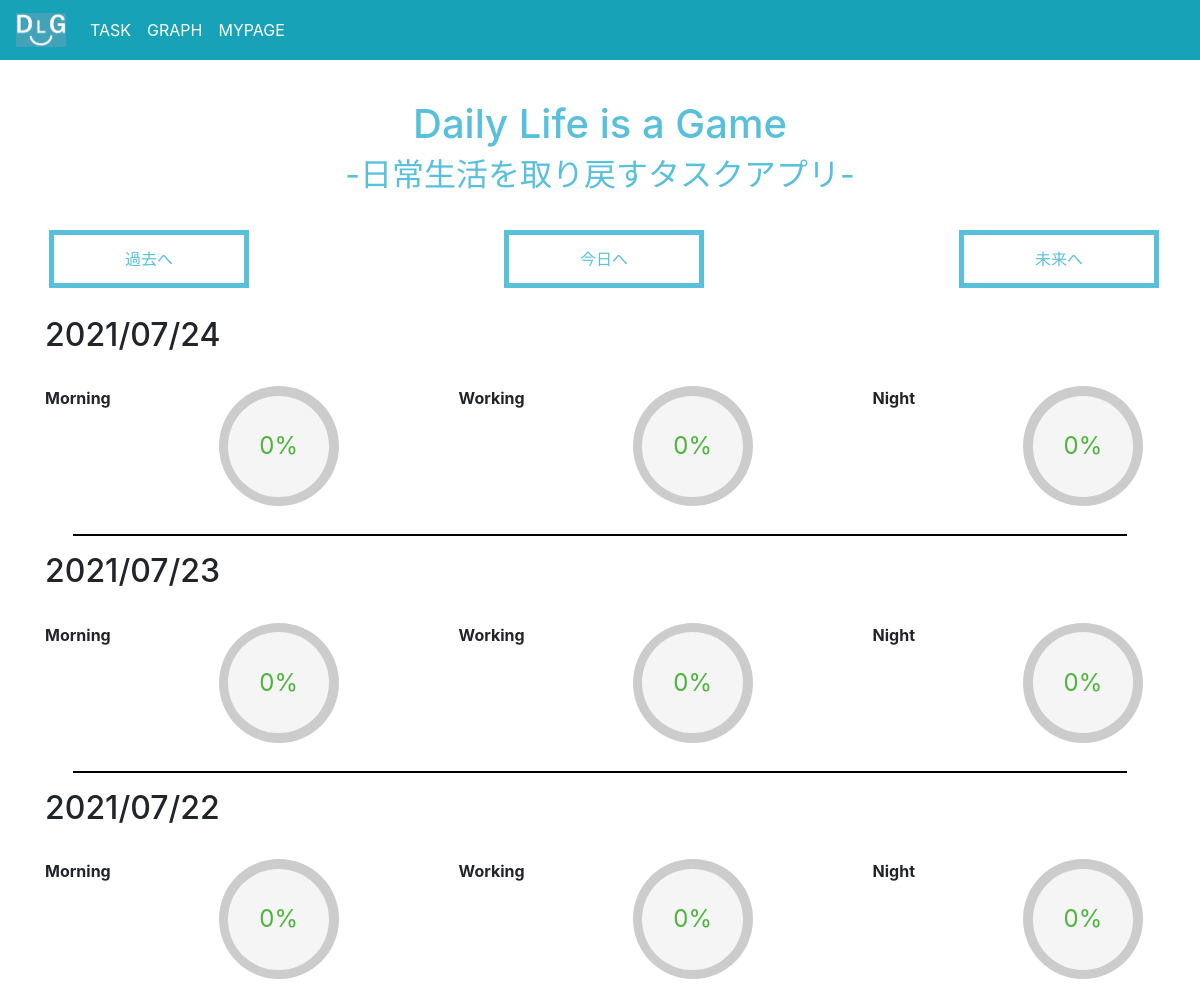
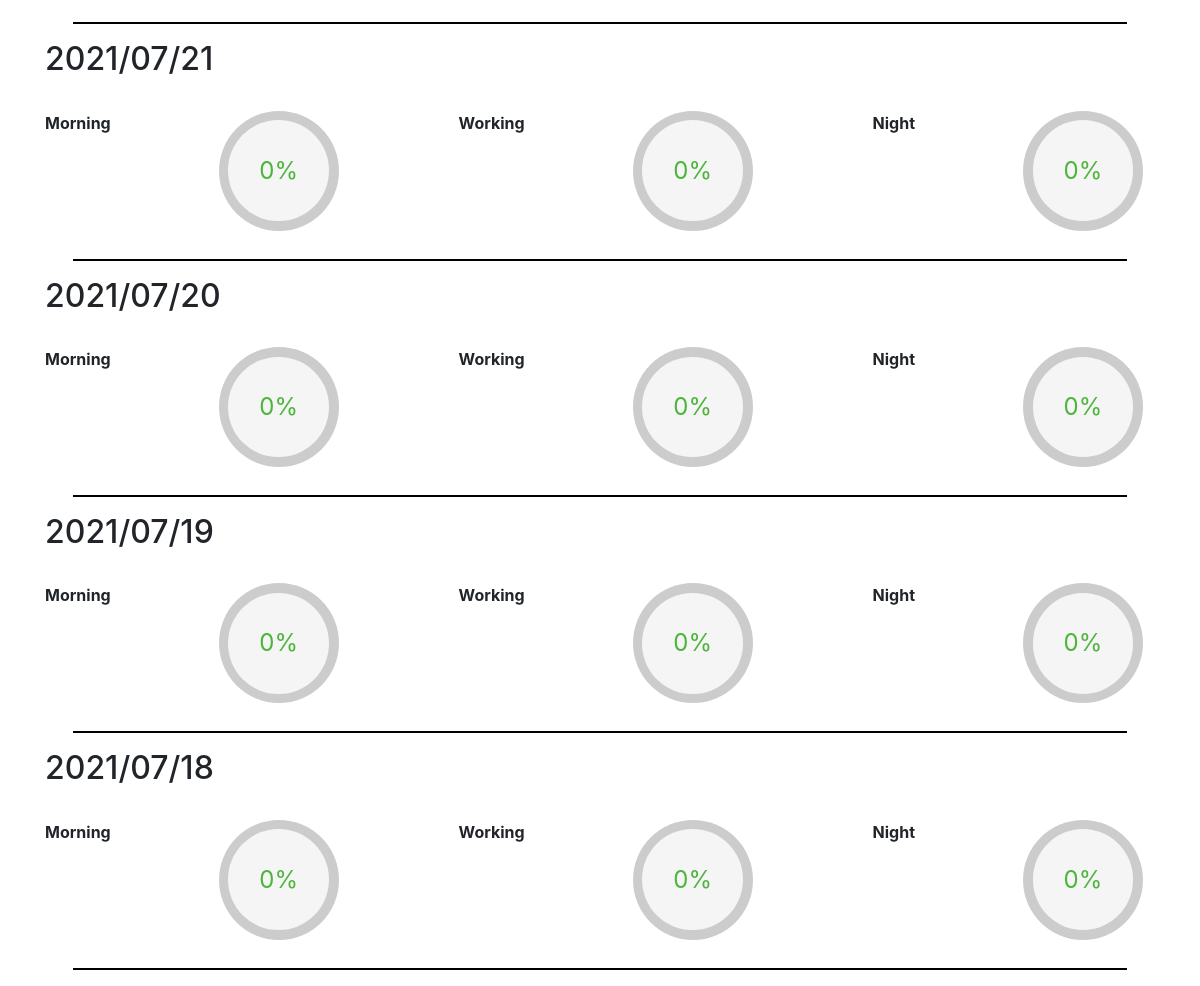
The app's page /graph.html (signed in), older data (2 pictures, top to bottom).
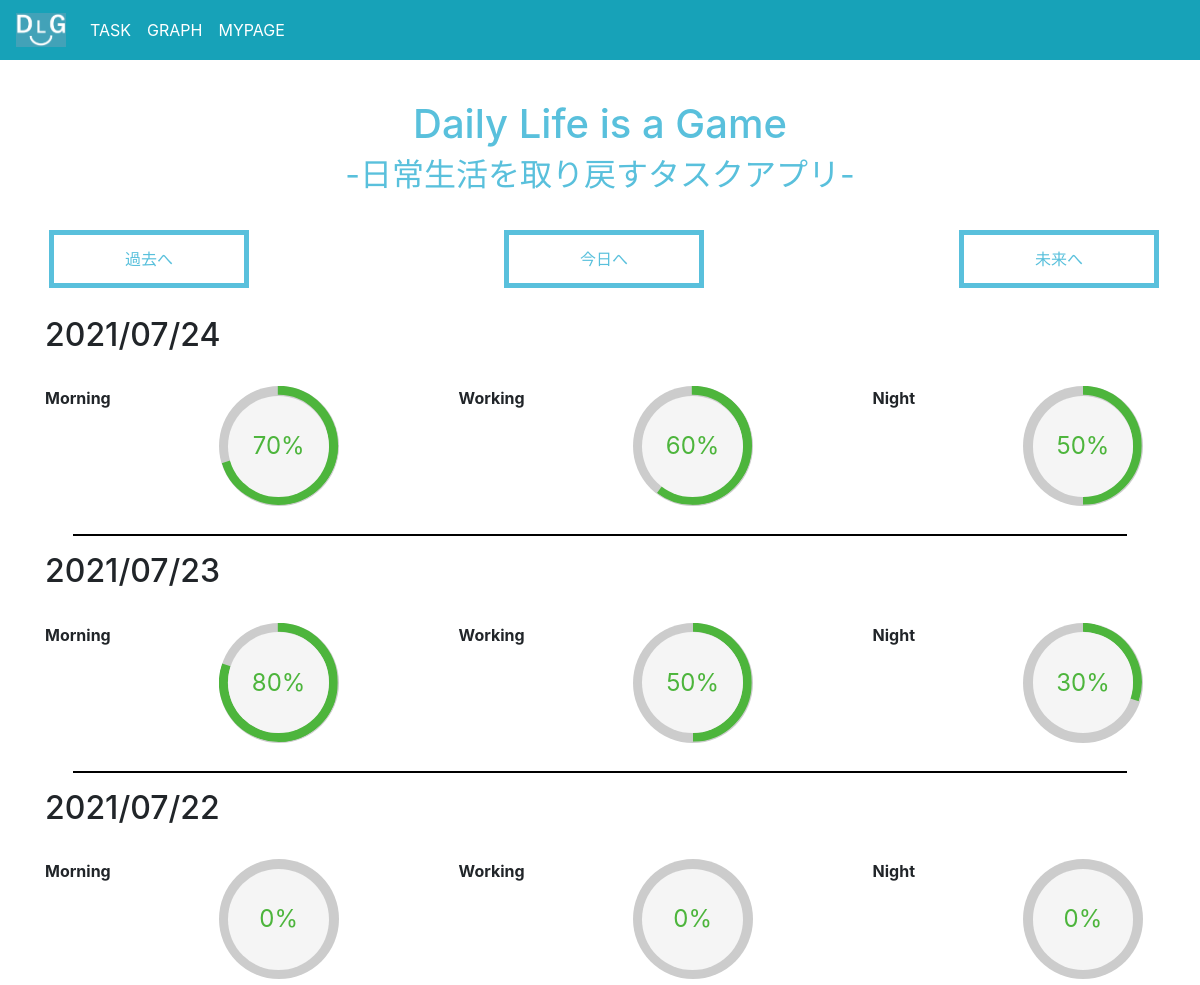
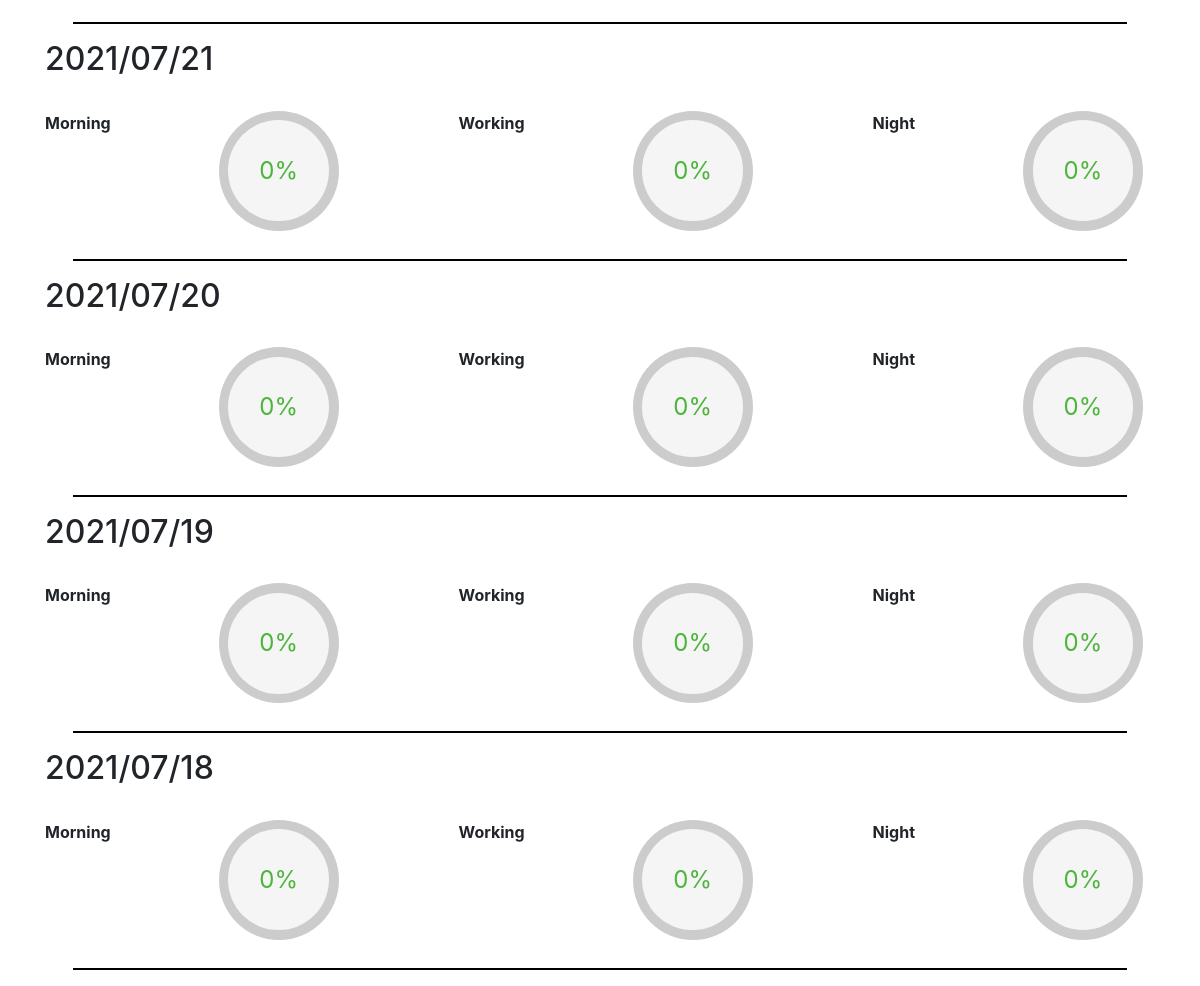
The same page, newer data (2 pictures, top to bottom).
### tables this page shows
CREATE TABLE monthly_data(id integer primary key autoincrement, user_id, point_m integer, point_d integer, point_n integer, date);

### main/views.py (the view)
@app.route("/graph.html")
def show_entries_graph():
    if (not session.get("logged_in")) or  (not session.get("username"))or  (not session.get("user_id")): # ログインしてない場合ログイン画面に誘導
        return redirect(url_for("login"))
    else:
        session["subtra"] = 0
        conn = sqlite3.connect("test.db")
        cur = conn.cursor()
        df = pd.read_sql('SELECT * FROM monthly_data', conn)
        cur.close()
        conn.close()
        df['user_id'] = df['user_id'].astype(int)
        user_ids = df['user_id'].values.tolist()
        if not(session["user_id"] in user_ids):
            datas = {}
            dt_now = datetime.datetime.now()
            for i in range(7):
                i_time = datetime.timedelta(days=i)
                datas[(dt_now -i_time).strftime('%Y/%m/%d')] = [0,0,0]
        else:
            user_df = df[df['user_id'] == session.get("user_id")]
            print(user_ids)
            date = user_df['date'].values.tolist()
            dt_now = datetime.datetime.now()
            datas = {}
            print(date)
            print((dt_now).strftime('%Y/%m/%d'))
            for i in range(7):
                i_time = datetime.timedelta(days=i)
                if not((dt_now -i_time).strftime('%Y/%m/%d') in date):
                    datas[(dt_now -i_time).strftime('%Y/%m/%d')] = ([0,0,0])
                else:
                    point = user_df[user_df["date"] == (dt_now -datetime.timedelta(days=i)).strftime('%Y/%m/%d')]
                    datas[(dt_now -i_time).strftime('%Y/%m/%d')] = ([str(point['point_m'].values[0]), str(point['point_d'].values[0]), str(point['point_n'].values[0])])
    return render_template("entries/graph.html",da=datas)

### main/templates/entries/graph.html (shortened to what this page needs)
{% extends "layout.html" %}
{% block title %}
<link href = "static/style/circle.css" rel = "stylesheet" type = "text/css">
{% endblock %}
{% block body %}
  <div class="container">
    <br>
    <div style="display: flex;justify-content:space-between">
      <div>
        <form action="./graph.html" method=post>
            <button type="submit" class="btn_pink_2">過去へ</button>
        </form>
      </div>
      <div>
        <form action="./graph.html" method=get>
            <button type="submit" class="btn_pink_2">今日へ</button>
        </form>
      </div>
      <div>
        <form action="./graph.html" method=post>
            <button type="submit" class="btn_pink_2">未来へ</button>
        </form>
      </div>
    </div>
    <br>
    {% for key in da  %}
    <h2>{{ key }}</h2>
    <br>
    <div class="graph_wrapper">
      <div style="display: flex;justify-content:space-between">
        <span style="display: inline-block;"><strong>Morning</strong></span>
        <div style="display: inline-block;">
          <div class="for-div-1 c100 green">
            <span>{{ da[key][0] }}%</span>
          </div>
        </div>
        <span style="display: inline-block;"><strong>Working</strong></span>
        <div style="display: inline-block;">
          <div class="for-div-2 c100 green">
            <span>{{ da[key][1] }}%</span>
          </div>
        </div>
        <span style="display: inline-block;"><strong>Night</strong></span>
        <div style="display: inline-block;">
          <div class="for-div-3 c100 green">
            <span>{{ da[key][2] }}%</span>
          </div>
        </div>
      </div>
    </div>
    <hr style="height: 1px; background-color: black;width: 95%;">
    {% endfor %}
  </div>
{% endblock %}

### main/templates/layout.html (shortened to what this page needs)
<!DOCTYPE html>
<html lang="ja">
    <head>
        <link rel="stylesheet" href="https://stackpath.bootstrapcdn.com/bootstrap/4.3.1/css/bootstrap.min.css">
        <link href = "static/style/style.css" rel = "stylesheet" type = "text/css">
    {% block title %}{% endblock %}
    </head>
    <body>
        <div>
            <header> <h1>Daily Life is a Game <br><small>-日常生活を取り戻すタスクアプリ-</small></h1> </header>
            <body data-spy="scroll" data-target="#navbar">
                <nav class="navbar navbar-expand-sm navbar-dark bg-info fixed-top">
                    <a class="navbar-brand" href="#">
                        <div class="logo">
                            <img class="logo" src="static/img/logo_3.png" alt="logo">
                        </div>
                    </a>
                    <div class="collapse navbar-collapse" id="navbar">
                        <ul class="navbar-nav mr-auto">
                            <li class="nav-item  active">
                                <a class="nav-link" href="./taskm.html">TASK</a>
                            </li>
                            <li class="nav-item  active">
                                <a class="nav-link" href="./graph.html">GRAPH</a>
                            </li>
                            <li class="nav-item  active">
                                {% if not session.logged_in %}
                                <a class="nav-link" href="./">LOGIN</a>
                                {% else %}
                                <a class="nav-link" href="./">MYPAGE</a>
                                {% endif %}
                            </li>
                        </ul>
                    </div>
                </nav>
        </div>
    {% block body %}
    {% endblock %}
    </body>
</html>

### main/static/style/style.css (style rules this page uses)
body { padding-top: 100px; }
h1 { color: rgb(89, 192, 220); text-align: center; }
.logo { width: 50px; }
.btn_pink_2 { text-align : center; margin: 2%; margin-top: 1%; cursor : pointer; padding : 12px 10px; background : rgb(255, 255, 255); color: rgba(89, 192, 220); width: 200px; transition: 0.3s; border-width: thick; border-style: solid; border-color: rgba(89, 192, 220); }

### main/static/style/circle.css (style rules this page uses)
.c100 { position: relative; font-size: 120px; width: 1em; height: 1em; -webkit-border-radius: 50%; -moz-border-radius: 50%; -ms-border-radius: 50%; -o-border-radius: 50%; border-radius: 50%; float: left; margin: 0 0.1em 0.1em 0; background-color: #cccccc; }
.c100 *, .c100 *:before, .c100 *:after { -webkit-box-sizing: content-box; -moz-box-sizing: content-box; box-sizing: content-box; }
.c100 > span { position: absolute; width: 100%; z-index: 1; left: 0; top: 0; width: 5em; line-height: 5em; font-size: 0.2em; color: #cccccc; display: block; text-align: center; white-space: nowrap; -webkit-transition-property: all; -moz-transition-property: all; -o-transition-property: all; transition-property: all; -webkit-transition-duration: 0.2s; -moz-transition-duration: 0.2s; -o-transition-duration: 0.2s; transition-duration: 0.2s; -webkit-transition-timing-function: ease-out; -moz-transition-timing-function: ease-out; -o-transition-timing-function: ease-out; transition-timing-function: ease-out; }
.c100:after { position: absolute; top: 0.08em; left: 0.08em; display: block; content: " "; -webkit-border-radius: 50%; -moz-border-radius: 50%; -ms-border-radius: 50%; -o-border-radius: 50%; border-radius: 50%; background-color: whitesmoke; width: 0.84em; height: 0.84em; -webkit-transition-property: all; -moz-transition-property: all; -o-transition-property: all; transition-property: all; -webkit-transition-duration: 0.2s; -moz-transition-duration: 0.2s; -o-transition-duration: 0.2s; transition-duration: 0.2s; -webkit-transition-timing-function: ease-in; -moz-transition-timing-function: ease-in; -o-transition-timing-function: ease-in; transition-timing-function: ease-in; }
.c100 > span { color: #307bbb; }
.c100.green > span { color: #4db53c; }

Row changes from the older to the newer data that the page shows:
no longer on one of the page's lists (row edited): monthly_data: point_n "0"
added monthly_data: date "2021/07/24", point_m "70", point_d "60", point_n "50"
added monthly_data: date "2021/07/23", point_m "80", point_d "50", point_n "30"
changed monthly_data (number 3 of 3 on the later page): key "2021/07/24" → "2021/07/22"; key "2021/07/23" → "2021/07/21"; key "2021/07/22" → "2021/07/20"; key "2021/07/21" → "2021/07/19"; key "2021/07/20" → "2021/07/18"
